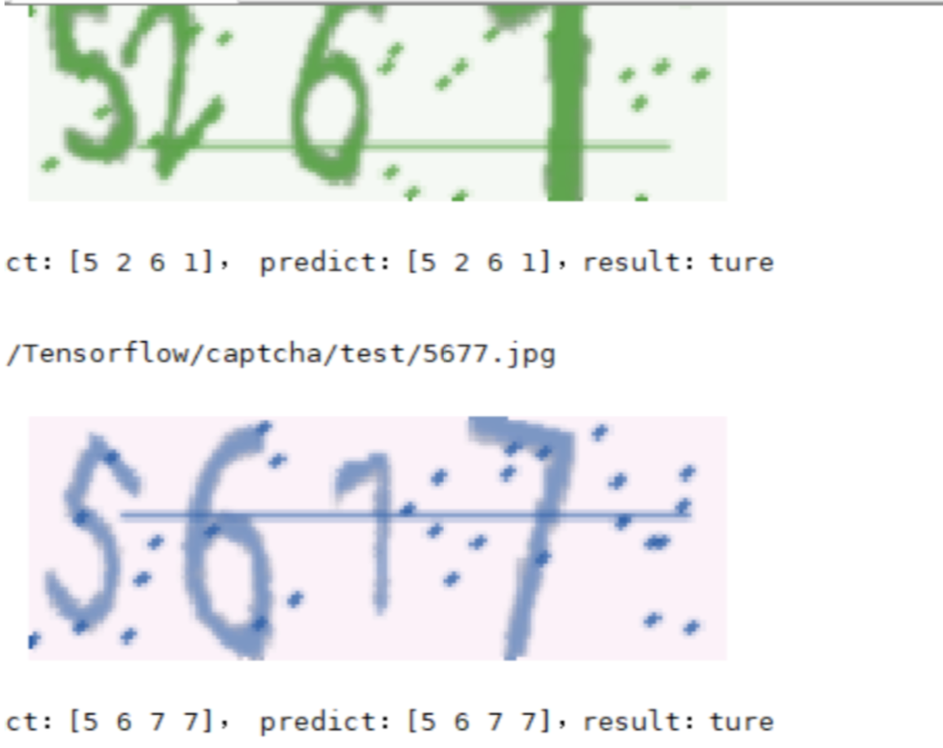
#> input picture Homework/2019/Task8/5/screen/test.png, 943 x 748 px, shrunk from 1126 x 894 before the run, found by its file name
$ jupyter execute --allow-errors train.ipynb
#> lines starting #> are read from the running program, lines starting #| are printed output that depends on the picture
[cell 1]
import os
import numpy as np
import pandas as pd
from os.path import join
from PIL import Image

[cell 2]
#分类好的图片
cate_path = "/Users/dqy/My/captcha/label/"

[cell 3]
# [30 lines left out: function get_feature, not called in this run]

[cell 4]
# [14 lines left out: function get_bin_table, not called in this run]

[cell 5]
x = []
y = []

## 获取特征和标签

#> (a cell that did not finish here is left out)

#> (a cell that did not finish here is left out)

#> (a cell that did not finish here is left out)

[cell 9]
from sklearn.model_selection import train_test_split
from sklearn import svm
import sklearn
from sklearn.metrics import confusion_matrix

## 训练并打印准确率和召回率

#> (a cell that did not finish here is left out)

[cell 11]
# [8 lines left out: function get_crop_imgs, not called in this run]

[cell 12]
def depoint(img):   #input: gray image
    pixdata = img.load()
    w,h = img.size
    for y in range(1,h-1):
        for x in range(1,w-1):
            count = 0
            if pixdata[x,y-1] > 250:
                count = count + 1
            if pixdata[x,y+1] > 250:
                count = count + 1
            if pixdata[x-1,y] > 250:
                count = count + 1
            if pixdata[x+1,y] > 250:
                count = count + 1
            if count > 2:
                pixdata[x,y] = 255
    return img

## 测试

[cell 13]
x_pre = []
y_pre = []
image = Image.open("test.png")
#> image is the input picture: PIL image 943x748 RGBA; mean R, G, B, A 237.1, 239.6, 239.1, 255
image

[cell 14]
width, height = image.size
#> width = 943; height = 748
image = image.crop([width/9,height/4,width*8/9,height*4/5])
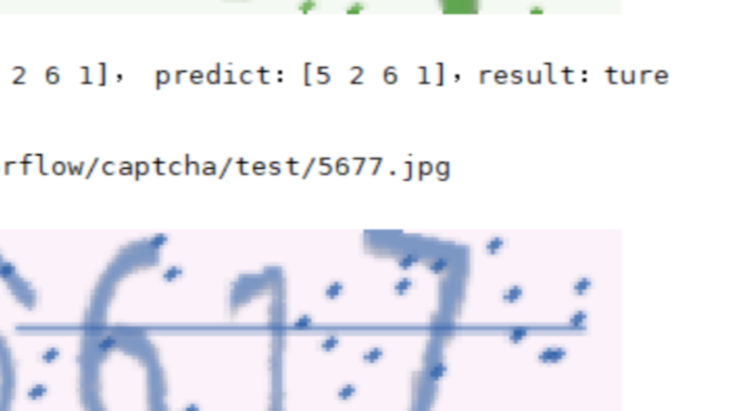
#> image: PIL image 733x411 RGBA; mean R, G, B, A 239.5, 239, 244.2, 255
imgry = image.convert('L')
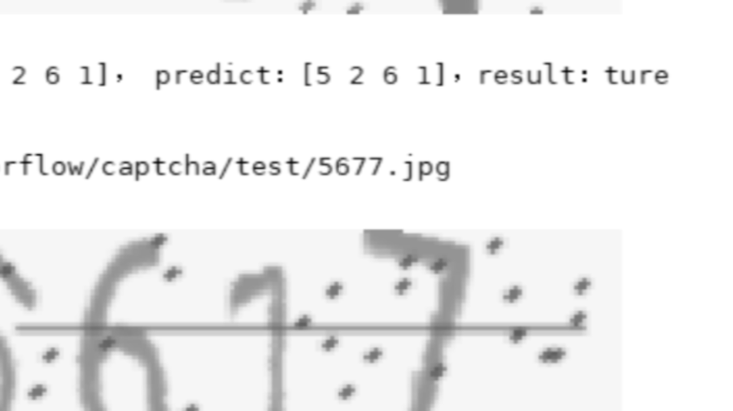
#> imgry: PIL image 733x411 L; min 9, max 255, mean 239.8
out = depoint(imgry)
#> (the rest of this cell did not finish here and is left out)
